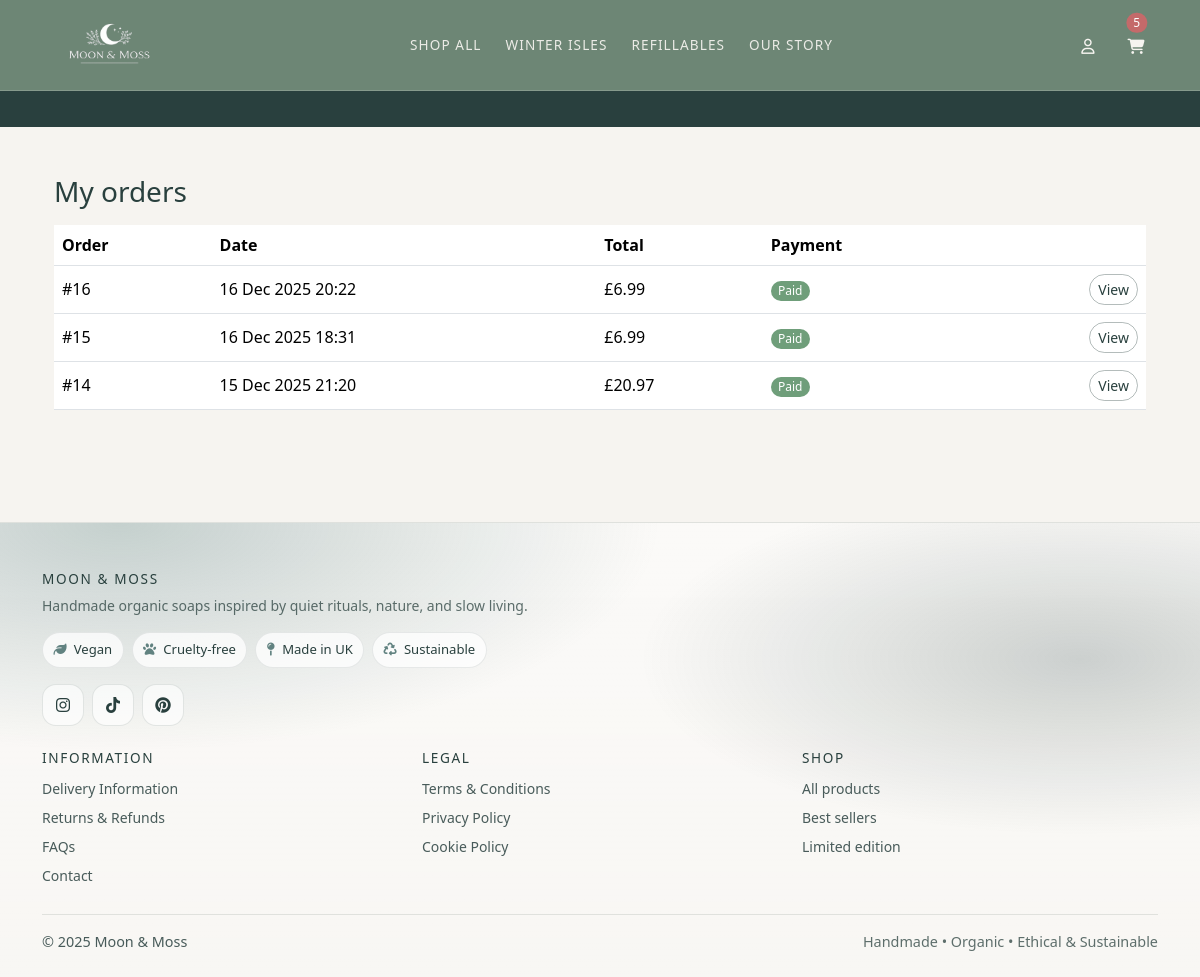
Page /accounts/orders/ (signed in) on the committed database.
### checkout/models.py (models this page shows, shortened)
class Order(models.Model):
    PENDING = "PENDING"
    PAID = "PAID"
    FAILED = "FAILED"
    NEW = "NEW"
    DISPATCHED = "DISPATCHED"
    DELIVERED = "DELIVERED"
    CANCELLED = "CANCELLED"
    STATUS_CHOICES = [
        (PENDING, "Pending"),
        (PAID, "Paid"),
        (FAILED, "Failed"),
    ]
    FULFILMENT_CHOICES = [
        (NEW, "New"),
        (DISPATCHED, "Dispatched"),
        (DELIVERED, "Delivered"),
        (CANCELLED, "Cancelled"),
    ]
    user = models.ForeignKey(
        settings.AUTH_USER_MODEL,
        on_delete=models.SET_NULL,
        null=True,
        blank=True,
        related_name="orders",
    )
    full_name = models.CharField(max_length=100, blank=True)
    email = models.EmailField(blank=True)
    address_line1 = models.CharField(max_length=255, blank=True)
    address_line2 = models.CharField(max_length=255, blank=True)
    city = models.CharField(max_length=100, blank=True)
    postcode = models.CharField(max_length=20, blank=True)
    status = models.CharField(
        max_length=10,
        choices=STATUS_CHOICES,
        default=PENDING,
    )
    total = models.DecimalField(max_digits=8, decimal_places=2)
    stripe_session_id = models.CharField(max_length=255, blank=True)
    created_at = models.DateTimeField(auto_now_add=True)
    stock_deducted = models.BooleanField(default=False)
    fulfilment_status = models.CharField(
        max_length=12,
        choices=FULFILMENT_CHOICES,
        default=NEW,
    )
    dispatched_at = models.DateTimeField(null=True, blank=True)
    delivered_at = models.DateTimeField(null=True, blank=True)
    cancelled_at = models.DateTimeField(null=True, blank=True)

### accounts/views.py (the view)
# urls.py: path("orders/", views.my_orders, name="my_orders"),
@login_required
def my_orders(request):
    orders = (
        Order.objects
        .filter(user=request.user, status=Order.PAID)
        .order_by("-created_at")
    )
    return render(request, "accounts/my_orders.html", {"orders": orders})

### cart/context_processors.py (called while the page is built)
def cart_count(request):
    cart = get_or_create_cart(request)
    try:
        count = sum(i.qty for i in cart.items.all())
    except Exception:
        count = 0
    return {"cart_count": count}

### cart/utils.py (called while the page is built)
def get_or_create_cart(request):
    if not request.session.session_key:
        request.session.create()
    request.session.set_expiry(60 * 60 * 24 * 14)
    session_key = request.session.session_key
    if request.user.is_authenticated:
        cart, _ = Cart.objects.get_or_create(
            user=request.user,
            defaults={"session_key": session_key},
        )
    else:
        cart, _ = Cart.objects.get_or_create(
            user=None,
            session_key=session_key,
        )
    return cart

### accounts/templates/accounts/my_orders.html
{% extends "base.html" %}
{% block content %}
  <div class="container py-4">
    <div class="d-flex justify-content-between align-items-center mb-3">
      <h1 class="h3 mb-0">My orders</h1>
    </div>
    <div class="table-responsive">
      <table class="table align-middle">
        <thead>
          <tr>
            <th>Order</th>
            <th>Date</th>
            <th>Total</th>
            <th>Payment</th>
            <th></th>
          </tr>
        </thead>
        <tbody>
          {% for o in orders %}
            <tr>
              <td>#{{ o.id }}</td>
              <td>{{ o.created_at|date:"d M Y H:i" }}</td>
              <td>£{{ o.total|floatformat:2 }}</td>
              <td>
                {% if o.status == "PAID" %}
                  <span class="badge text-bg-success">Paid</span>
                {% elif o.status == "PENDING" %}
                  <span class="badge text-bg-warning">Pending</span>
                {% else %}
                  <span class="badge text-bg-danger">Failed</span>
                {% endif %}
              </td>
              <td class="text-end">
                <a class="btn btn-sm btn-outline-secondary"
                   href="{% url 'accounts:my_order_detail' o.id %}">View</a>
              </td>
            </tr>
          {% empty %}
            <tr>
              <td colspan="5" class="text-muted">You don’t have any orders yet.</td>
            </tr>
          {% endfor %}
        </tbody>
      </table>
    </div>
  </div>
{% endblock content %}

### templates/base.html (shortened to what this page needs)
{% load static %}
<!DOCTYPE html>
<html lang="en">
  <head>
    <link href="https://cdn.jsdelivr.net/npm/bootstrap@5.3.3/dist/css/bootstrap.min.css"
          rel="stylesheet">
    <link rel="stylesheet" href="{% static 'css/main.css' %}">
  </head>
  <body>
    <nav class="navbar navbar-light navbar-pink bb-navbar sticky-top">
      <div class="container bb-nav-grid">
        <div class="bb-nav-center">
          <a class="navbar-brand bb-brand" href="{% url 'catalog:home' %}">
            <img src="{% static 'img/logo.png' %}" alt="Moon & Moss" class="bb-logo">
          </a>
        </div>
        <div class="bb-nav-links-wrap d-none d-lg-flex">
          <ul class="navbar-nav bb-nav-links bb-nav-links-desktop">
            <li class="nav-item"><a class="nav-link" href="{% url 'catalog:product_list' %}">Shop All</a></li>
            <li class="nav-item"><a class="nav-link" href="{% url 'catalog:winter_isles' %}">Winter Isles</a></li>
            <li class="nav-item"><a class="nav-link" href="{% url 'catalog:refillables' %}">Refillables</a></li>
            <li class="nav-item"><a class="nav-link" href="{% url 'catalog:about' %}">Our Story</a></li>
          </ul>
        </div>
        <div class="bb-nav-right bb-nav-icons">
        {% if user.is_authenticated %}
          <div class="dropdown bb-account-dropdown">
            <button class="btn bb-icon-link dropdown-toggle"
                    type="button"
                    id="accountMenu"
                    data-bs-toggle="dropdown"
                    aria-expanded="false"
                    aria-label="Account menu">
              <span class="bb-icon"><i class="fa-regular fa-user"></i></span>
            </button>
          </div>
        {% else %}
      <a href="{% url 'accounts:login' %}?next={{ request.get_full_path }}"
        class="bb-icon-link"
        title="Login">
        <span class="bb-icon"><i class="fa-regular fa-user"></i></span>
      </a>
    {% endif %}
          <a href="{% url 'cart:view' %}"
            class="bb-icon-link position-relative"
            title="Cart"
            data-bs-toggle="offcanvas"
            data-bs-target="#miniCart"
            aria-controls="miniCart">
            <span class="bb-icon"><i class="fa-solid fa-cart-shopping"></i></span>
            <span id="cart-count"
            class="position-absolute top-0 end-0 translate-middle badge rounded-pill text-bg-danger">
              {{ cart_count|default:0 }}
            </span>
          </a>
        </div>
      </div>
    </nav>
    <div class="bb-promo-bar">
      <div class="bb-promo-track">
      </div>
    </div>
    <div class="toast-container position-fixed bottom-0 end-0 p-3"
         style="z-index: 1080">
    </div>
    <main class="container py-4">
      {% block content %}{% endblock content %}
    </main>
  <footer class="bb-footer mt-5 pt-5 pb-4">
    <div class="container">
      <div class="row g-4 align-items-start mb-4">
        <div class="col-12">
          <div class="bb-footer-brand">
            <h6 class="text-uppercase mb-2">Moon &amp; Moss</h6>
            <p class="small mb-3 bb-footer-muted">
              Handmade organic soaps inspired by quiet rituals, nature, and slow living.
            </p>
            <div class="bb-footer-chips">
              <span class="bb-footer-chip"><i class="fa-solid fa-leaf" aria-hidden="true"></i> Vegan</span>
              <span class="bb-footer-chip"><i class="fa-solid fa-paw" aria-hidden="true"></i> Cruelty-free</span>
              <span class="bb-footer-chip"><i class="fa-solid fa-map-pin" aria-hidden="true"></i> Made in UK</span>
              <span class="bb-footer-chip"><i class="fa-solid fa-recycle" aria-hidden="true"></i> Sustainable</span>
            </div>
            <div class="bb-footer-social mt-3">
              <a href="#" class="bb-social-link" aria-label="Instagram"><i class="fa-brands fa-instagram"></i></a>
              <a href="#" class="bb-social-link" aria-label="TikTok"><i class="fa-brands fa-tiktok"></i></a>
              <a href="#" class="bb-social-link" aria-label="Pinterest"><i class="fa-brands fa-pinterest"></i></a>
            </div>
          </div>
        </div>
      </div>
      <div class="row g-4">
        <div class="col-6 col-md-4">
          <h6 class="text-uppercase mb-2">Information</h6>
          <ul class="list-unstyled small mb-0 bb-footer-links">
            <li><a href="{% url 'delivery' %}">Delivery Information</a></li>
            <li><a href="{% url 'returns' %}">Returns &amp; Refunds</a></li>
            <li><a href="{% url 'faq' %}">FAQs</a></li>
            <li><a href="{% url 'contact' %}">Contact</a></li>
          </ul>
        </div>
        <div class="col-6 col-md-4">
          <h6 class="text-uppercase mb-2">Legal</h6>
          <ul class="list-unstyled small mb-0 bb-footer-links">
            <li><a href="{% url 'terms' %}">Terms &amp; Conditions</a></li>
            <li><a href="{% url 'privacy' %}">Privacy Policy</a></li>
            <li><a href="{% url 'cookies' %}">Cookie Policy</a></li>
          </ul>
        </div>
        <div class="col-12 col-md-4">
          <h6 class="text-uppercase mb-2">Shop</h6>
          <ul class="list-unstyled small mb-3 bb-footer-links">
            <li><a href="{% url 'catalog:product_list' %}">All products</a></li>
            <li><a href="{% url 'catalog:product_list' %}?tag=best-sellers">Best sellers</a></li>
            <li><a href="{% url 'catalog:product_list' %}?tag=limited">Limited edition</a></li>
          </ul>
        </div>
      </div>
      <div class="bb-footer-bottom mt-4 pt-3">
        <span>© {{ now|default:"2025" }} Moon &amp; Moss</span>
        <span class="bb-footer-muted">Handmade • Organic • Ethical &amp; Sustainable</span>
      </div>
    </div>
  </footer>
  </body>
</html>

### static/css/base-admin.css (style rules this page uses)
:root { --bb-primary: #5f7f6b; --bb-secondary: #8f8a83; --bb-success: #6f9e7a; --bb-warning: #e3b35a; --bb-danger: #c46a6a; --bb-info: #7aa6c9; --bb-bg-soft: rgba(255, 255, 255, .85); --bb-border-soft: rgba(0, 0, 0, .08); --bb-shadow-soft: 0 12px 30px rgba(0, 0, 0, .06); }
.btn-outline-secondary { background: var(--aa-primary); border-color: var(--aa-primary); color: #fff; }
.badge { border-radius: 999px; font-weight: 500; padding: .35em .6em; }
.text-bg-success { background-color: var(--bb-success) !important; }
.text-bg-danger { background-color: var(--bb-danger) !important; }

### rows in the picture
Order: id "16", created_at "16 Dec 2025 20:22", total "6.99", status "Paid"
Order: id "15", created_at "16 Dec 2025 18:31", total "6.99", status "Paid"
Order: id "14", created_at "15 Dec 2025 21:20", total "20.97", status "Paid"

### other values in the picture
{{ cart_count|default:0 }} "5"
{{ now|default:"2025" }} "2025"
